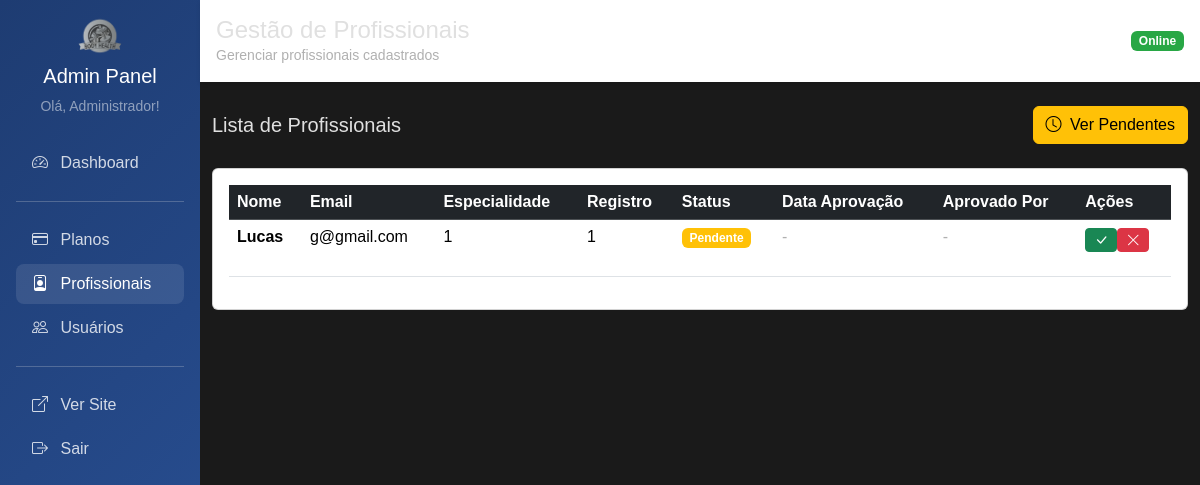
Screenshot of /admin/profissionais (signed in) with the database file from the repository.
### tables this page shows
CREATE TABLE profissional (
    id INTEGER PRIMARY KEY,
    especialidade TEXT,
    registro_profissional TEXT,
    status TEXT DEFAULT 'pendente',
    data_solicitacao TIMESTAMP DEFAULT CURRENT_TIMESTAMP,
    data_aprovacao TIMESTAMP,
    aprovado_por INTEGER,
    FOREIGN KEY (id) REFERENCES usuario(id),
    FOREIGN KEY (aprovado_por) REFERENCES usuario(id)
);

CREATE TABLE usuario (
    id INTEGER PRIMARY KEY AUTOINCREMENT,
    nome TEXT NOT NULL,
    email TEXT UNIQUE NOT NULL,
    senha TEXT NOT NULL,
    perfil TEXT NOT NULL DEFAULT 'cliente',  -- CORRIGIDO: era "tipo"
    foto TEXT,
    token_redefinicao TEXT,
    data_token TIMESTAMP,
    data_cadastro TIMESTAMP DEFAULT CURRENT_TIMESTAMP
);

### main.py (the view)
@app.get("/admin/profissionais")
@requer_autenticacao(['admin'])
async def admin_profissionais_listar(request: Request, usuario_logado: dict = Depends(obter_usuario_logado)):
    profissionais = profissional_repo.obter_todos_com_status()
    return templates.TemplateResponse("admin/profissionais/listar.html", {
        "request": request,
        "usuario": usuario_logado,
        "profissionais": profissionais
    })

### templates/admin/profissionais/listar.html (shortened to what this page needs)
{% extends "admin/base_admin.html" %}
{% block titulo %}Gestão de Profissionais{% endblock %}
{% block subtitulo %}Gerenciar profissionais cadastrados{% endblock %}
{% block content %}
    <div class="d-flex justify-content-between align-items-center mb-4">
        <h5 class="mb-0">Lista de Profissionais</h5>
        <a href="/admin/profissionais/pendentes" class="btn btn-warning">
            <i class="bi bi-clock me-1"></i> Ver Pendentes
        </a>
    </div>
    <div class="card">
        <div class="card-body">
            {% if profissionais %}
                <div class="table-responsive">
                    <table class="table table-hover">
                        <thead class="table-dark">
                            <tr>
                                <th>Nome</th>
                                <th>Email</th>
                                <th>Especialidade</th>
                                <th>Registro</th>
                                <th>Status</th>
                                <th>Data Aprovação</th>
                                <th>Aprovado Por</th>
                                <th>Ações</th>
                            </tr>
                        </thead>
                        <tbody>
                            {% for prof in profissionais %}
                            <tr>
                                <td><strong>{{ prof.nome }}</strong></td>
                                <td>{{ prof.email }}</td>
                                <td>{{ prof.especialidade }}</td>
                                <td>
                                    {% if prof.registro_profissional %}
                                        {{ prof.registro_profissional }}
                                    {% else %}
                                        <span class="text-muted">-</span>
                                    {% endif %}
                                </td>
                                <td>
                                    {% if prof.status == 'aprovado' %}
                                        <span class="badge bg-success">Aprovado</span>
                                    {% elif prof.status == 'pendente' %}
                                        <span class="badge bg-warning">Pendente</span>
                                    {% elif prof.status == 'rejeitado' %}
                                        <span class="badge bg-danger">Rejeitado</span>
                                    {% else %}
                                        <span class="badge bg-secondary">Inativo</span>
                                    {% endif %}
                                </td>
                                <td>
                                    {% if prof.data_aprovacao %}
                                        {{ prof.data_aprovacao[:10] }}
                                    {% else %}
                                        <span class="text-muted">-</span>
                                    {% endif %}
                                </td>
                                <td>
                                    {% if prof.aprovado_por_nome %}
                                        {{ prof.aprovado_por_nome }}
                                    {% else %}
                                        <span class="text-muted">-</span>
                                    {% endif %}
                                </td>
                                <td>
                                    {% if prof.status == 'aprovado' %}
                                        <button type="button" class="btn btn-outline-danger btn-sm"
                                                onclick="confirmarDesativacao({{ prof.id }}, '{{ prof.nome }}')">
                                            <i class="bi bi-x-circle"></i> Desativar
                                        </button>
                                    {% elif prof.status == 'pendente' %}
                                        <div class="btn-group btn-group-sm">
                                            <form method="post" action="/admin/profissionais/aprovar/{{ prof.id }}" class="d-inline">
                                                <button type="submit" class="btn btn-success btn-sm">
                                                    <i class="bi bi-check-lg"></i>
                                                </button>
                                            </form>
                                            <form method="post" action="/admin/profissionais/rejeitar/{{ prof.id }}" class="d-inline">
                                                <button type="submit" class="btn btn-danger btn-sm">
                                                    <i class="bi bi-x-lg"></i>
                                                </button>
                                            </form>
                                        </div>
                                    {% else %}
                                        <span class="text-muted">-</span>
                                    {% endif %}
                                </td>
                            </tr>
                            {% endfor %}
                        </tbody>
                    </table>
                </div>
            {% else %}
                <div class="text-center py-5">
                    <i class="bi bi-person-badge text-muted" style="font-size: 4rem;"></i>
                    <h5 class="mt-3 text-muted">Nenhum profissional encontrado</h5>
                    <p class="text-muted">Aguarde cadastros de profissionais.</p>
                </div>
            {% endif %}
        </div>
    </div>
{% endblock %}

### static/css/styles.css (style rules this page uses)
:root { --dark-bg: #1a1a1a; --dark-card-bg: #2b2b2b; --dark-text-color: #e0e0e0; --dark-muted-text: #b0b0b0; --dark-border-color: #444444; --dark-shadow-color: rgba(0, 0, 0, 0.5); --highlight-yellow: #ffc107; --highlight-green: #28a745; --highlight-red: #dc3545; --light-banner-bg-start: #ffffff; --light-banner-bg-end: #eaeaea; --light-banner-text: #000000; }
body { background-color: var(--dark-bg); color: var(--dark-text-color); font-family: Arial, sans-serif; padding-top: 0px; }
.text-muted { color: var(--dark-muted-text) !important; }

### rows the page displays
profissional: nome "Lucas", email "g@gmail.com", especialidade "1", registro_profissional "1", status "Pendente"

### other values shown
{{ usuario.nome }} "Administrador"
